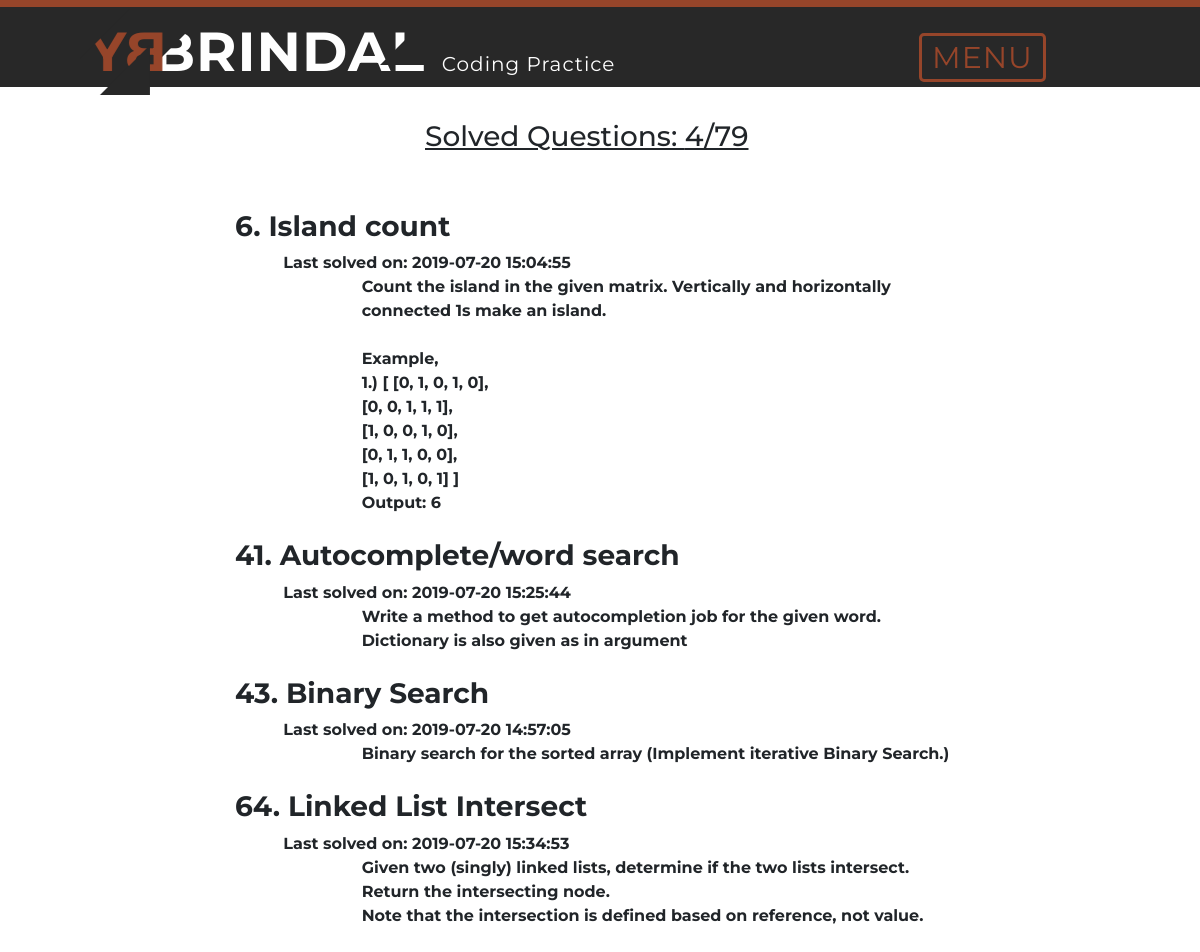
The app's page /solved with its own data.
### models/db_setup.py (models this page shows)
class Questions(Base):
    __tablename__ = 'questions'
    name = Column(String(80), nullable=False)
    descriptions = Column(String(3000), nullable=False)
    example = Column(String(3000))
    reference = Column(String(200))
    solved = Column(Boolean, default=False)
    added_time = Column(DateTime, default=datetime.datetime.now)
    last_solved = Column(DateTime, onupdate=datetime.datetime.now)
    id = Column(Integer, primary_key=True)

### api_server.py (the view)
@app.route('/solved', methods=['GET'])
def solved_questions_list():
    questions = session.query(Questions).filter_by(solved=True).order_by(asc(Questions.id)).all()
    count = count_solved_questions()
    return render_template('questions.html', questions=questions, count=count, button=None)

### api_server.py (called while the page is built)
def count_solved_questions():
    count_all = session.query(Questions).count()
    count_solved = session.query(Questions).filter_by(solved=True).count()
    question_count = str(count_solved) + "/" + str(count_all)
    return question_count

### views/templates/questions.html (shortened to what this page needs)
{% extends "base_frame.html" %} {% block content %}
{% if count %}
    <div class="row">
        <div class="col-md-4"></div>
        <div class = "col-md-4">
            <b><u>
                <h3>Solved Questions: {{ count }}</h3>
            </u></b>
        </div>
        <div class="col-md-4"></div>
    </div>
{% endif %}
<br><br>
{% if questions %}
    <b>
        {% for question in questions %}
        <div class="row">
            <div class="col-md-2"></div>
            <div class = "col-md-8">
                <h3><b>{{ question.id }}. {{ question.name }}</b></h3>
                <div class="row">
                    <div class="col-md-1"></div>
                    {% if question.last_solved %}
                        Last solved on:     {{ question.last_solved.replace(microsecond=0) }}
                    {% endif %}
                </div>
                <div class="row">
                    <div class="col-sm-2"></div>
                    <div class = "col-sm-10">
                        {{ question.descriptions | safe}}
                    </div>
                </div>
                {% if question.example %}
                    <div class="row">
                        <div class="col-sm-2"></div>
                        <div class = "col-sm-10">
                            <br>
                            Example,<br>
                            {{ question.example | safe}}
                        </div>
                    </div>
                {% endif %}
            </div>
            <div class="col-md-2"></div>
        </div>
        <br>
        {% endfor %}
    </b>
{% else %}
    <div class="row"> You have finished all the Questions or missing data </data>
{% endif %}
{% endblock %}

### views/static/css/style.css (style rules this page uses)
html, body { height: 100%; font-family: 'Montserrat', sans-serif; }

### records on screen
Questions: id "6", name "Island count", last_solved.replace "2019-07-20 15:04:55", descriptions "Count the island in the given matrix. Vertically and horizontally connected 1s make an island.", example "1.) [ [0, 1, 0, 1, 0], [0, 0, 1, 1, 1], [1, 0, 0, 1, 0], [0, 1, 1, 0, 0], [1, 0, 1, 0, 1] ] Output: 6"
Questions: id "41", name "Autocomplete/word search", last_solved.replace "2019-07-20 15:25:44", descriptions "Write a method to get autocompletion job for the given word. Dictionary is also given as in argument"
Questions: id "43", name "Binary Search", last_solved.replace "2019-07-20 14:57:05", descriptions "Binary search for the sorted array (Implement iterative Binary Search.)"
Questions: id "64", name "Linked List Intersect", last_solved.replace "2019-07-20 15:34:53", descriptions "Given two (singly) linked lists, determine if the two lists intersect. Return the intersecting node. Note that the intersection is defined based on reference, not value."

### other values on screen
{{ count }} "4/79"
